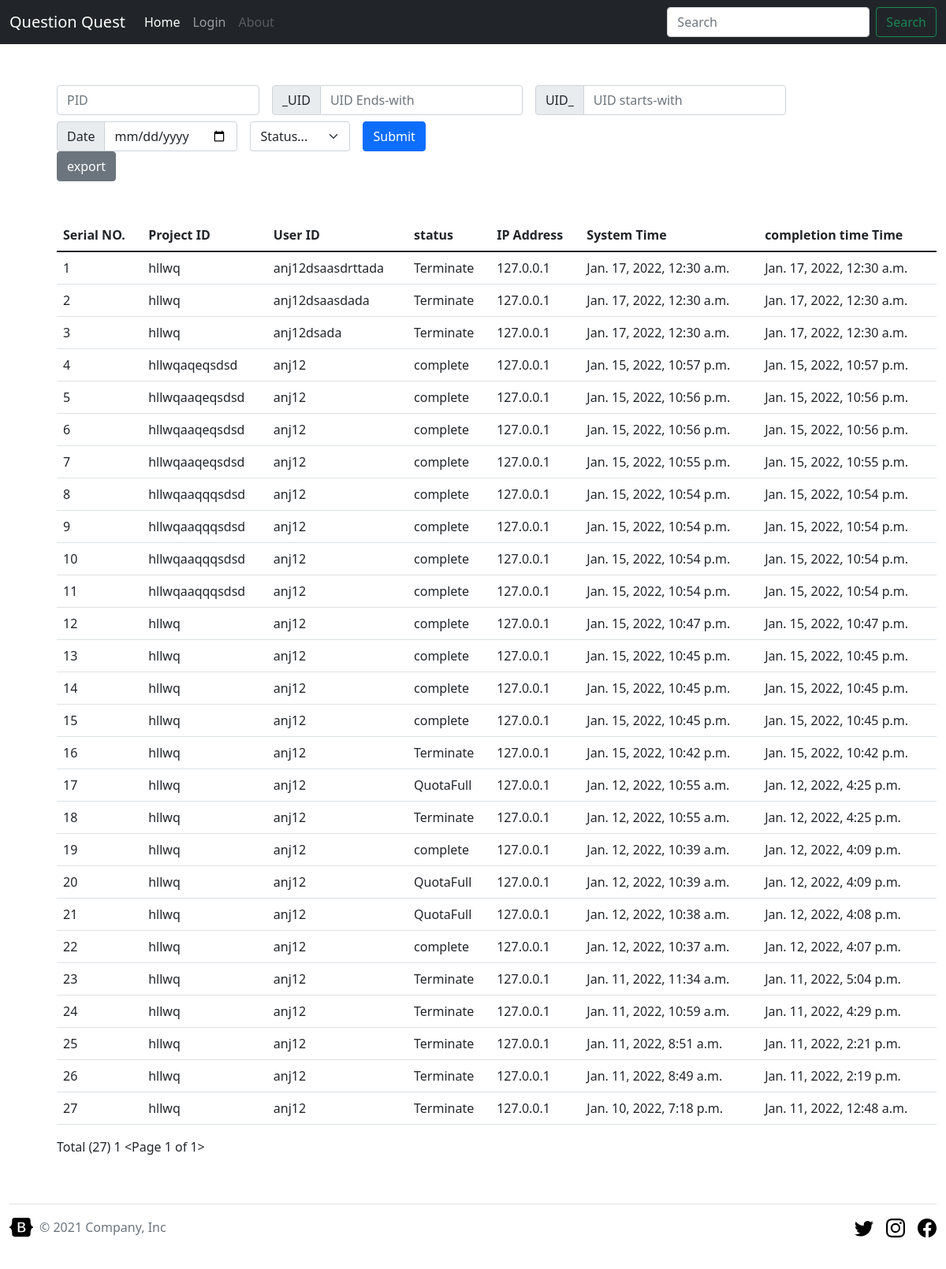
/accounts/profile/ (signed in), run on an earlier commit of the app's database.
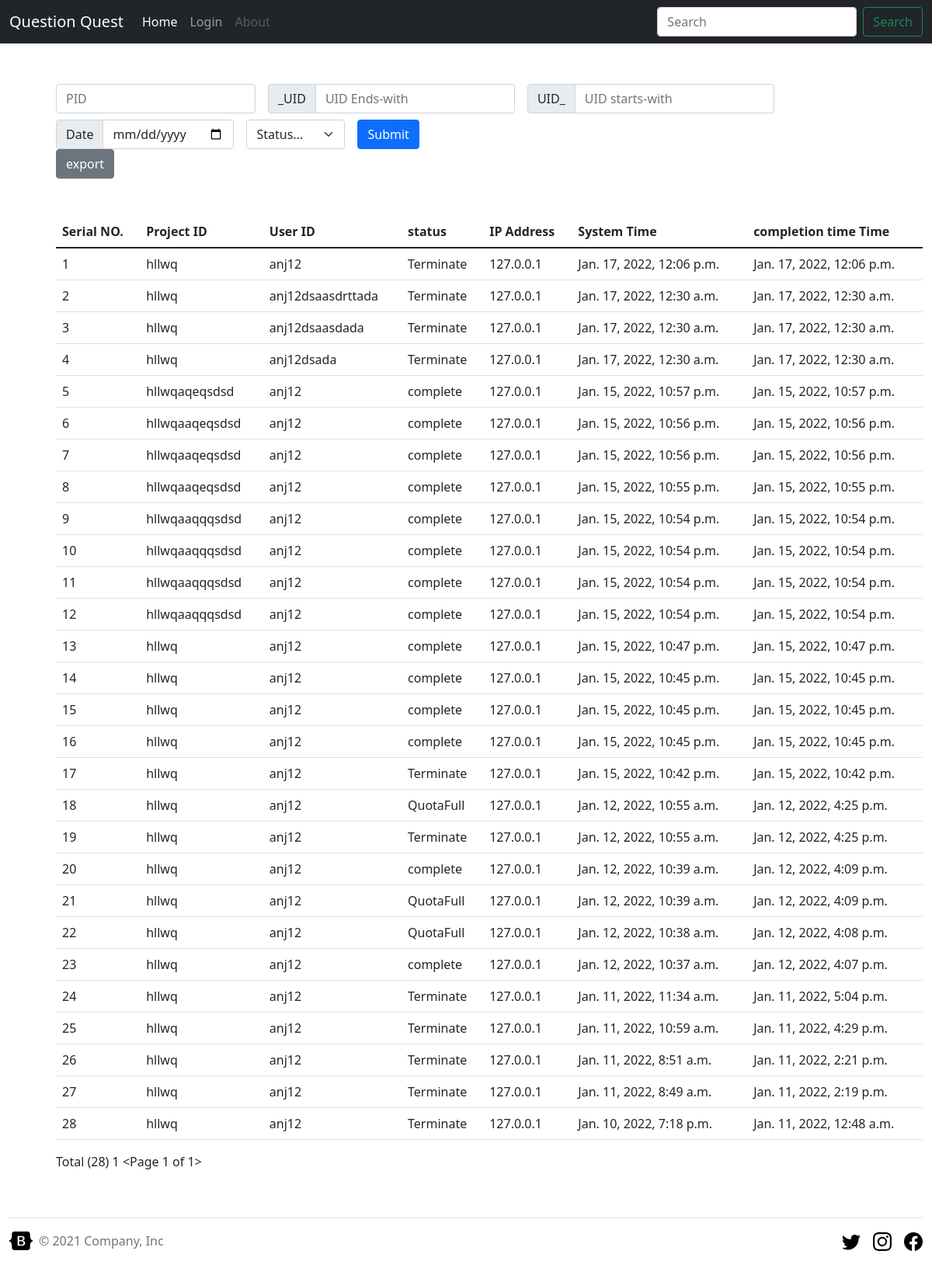
And on a later commit of the database.
### Dashboard/models.py (models this page shows, shortened)
class Linksinfo(models.Model):
    uid = models.CharField(max_length=40)
    pid = models.CharField(max_length=40)
    ip = models.CharField(max_length=20)
    status=models.CharField(max_length=10)
    systemTime = models.DateTimeField(auto_now=False,auto_now_add=True)
    completionTime= models.DateTimeField(auto_now=False)

### Dashboard/views.py (the view, shortened to what this page needs)
# urls.py: path('profile/',viewDashboard),
@login_required
def viewDashboard(request):
    qs = ViewLinksData.objects.all().distinct()
    paginator= Paginator(qs,100,orphans=1)
    page_num = request.GET.get('page')
    page_obj = paginator.get_page(page_num)
    return render(request,'dashboard/dashboard1.html',{'page_obj':page_obj})

### templates/dashboard/dashboard1.html (shortened to what this page needs)
{% extends '../base/base.html' %}
    {% block main %}
    <div class="container pt-5">
        <form class="row gy-2 gx-3 align-items-center" method="POST">
            <div class="col-auto">
              <input type="text" name="p_id" class="form-control" id="PID" placeholder="PID">
            </div>
            <div class="col-auto">
              <div class="input-group">
                <div class="input-group-text">_UID</div>
                <input type="text" name="u_ide" class="form-control" id="_UID" placeholder="UID Ends-with">
              </div>
            </div>
            <div class="col-auto">
              <div class="input-group">
                <div class="input-group-text">UID_</div>
                <input type="text" name="u_ids" class="form-control" id="UID_" placeholder="UID starts-with">
              </div>
            </div>
            <div class="col-auto">
              <div class="input-group">
                <div class="input-group-text">Date</div>
                <input type="date" name="date" class="form-control" id="autoSizingInputGroup" placeholder="Date">
              </div>
            </div>
            <div class="col-auto">
              <select class="form-select" id="autoSizingSelect" name="status">
                <option style="display: none;" selected value="" >Status...</option>
              </select>
            </div>
            <div class="col-auto">
              <button type="submit" class="btn btn-primary">Submit</button>
            </div>
          </form>
          <a href="{% url 'export-csv' %}" class="btn btn-secondary">export</a>
        <div class="table-responsive pt-5">
            <table class=" table  table-hover">
                <thead class="thead">
                  <tr>
                    <th scope="col">Serial NO.</th>
                    <th scope="col">Project ID</th>
                    <th scope="col">User ID</th>
                    <th scope="col">status</th>
                    <th scope="col">IP Address</th>
                    <th scope="col">System Time</th>
                    <th scope="col">completion time Time</th>
                  </tr>
                </thead>
                <tbody>
                    {% for i in page_obj %}
                  <tr>
                    <td>{{forloop.counter}}</td>
                    <td> {{i.pid}}</td>
                    <td> {{i.uid}}</td>
                    <td>{{i.status}}</td>
                    <td>{{i.ip}}</td>
                    <td>{{i.systemTime}}</td>
                    <td>{{i.completionTime}}</td>
                  </tr>
                  {% endfor %}
                </tbody>
              </table>
        </div>
        <span>Total ({{page_obj.paginator.count}})</span>
        <span class="text-alig-center">
            <span>{{page_obj.number}} {{page_obj}}</span>
        </span>
    </div>
{% endblock main %}

### templates/base/base.html (shortened to what this page needs)
{% load static %}
<!DOCTYPE html>
<html lang="en">
<head>
    <link rel="stylesheet" href="{% static 'css/bootstrap.min.css' %}">
</head>
<body>
    {% block nav %}
    <header>
        <nav class="navbar navbar-expand-md navbar-dark {% block fixed %} fixed-top {% endblock fixed %} bg-dark">
          <div class="container-fluid">
            <a class="navbar-brand" href="#">Question Quest</a>
            <div class="collapse navbar-collapse" id="navbarCollapse">
              <ul class="navbar-nav me-auto mb-2 mb-md-0">
                <li class="nav-item">
                  <a class="nav-link active" aria-current="page" href="{% url '/'%}">{% block l1 %} Home {% endblock %}</a>
                </li>
                <li class="nav-item">
                  <a class="nav-link" href="{% url 'login'%}">Login</a>
                </li>
                <li class="nav-item">
                  <a class="nav-link disabled" href="#" >About</a>
                </li>
              </ul>
              <form class="d-flex">
                <input class="form-control me-2" type="search" placeholder="Search" aria-label="Search">
                <button class="btn btn-outline-success" type="submit">Search</button>
              </form>
            </div>
          </div>
        </nav>
      </header>
      {% endblock nav %}
      {% block main %}{% endblock main %}
      {% block footer %}
      <div class="container-fluid">
        <footer class="d-flex flex-wrap justify-content-between align-items-center py-3 my-4 border-top">
          <div class="col-md-4 d-flex align-items-center">
            <a href="/" class="mb-3 me-2 mb-md-0 text-muted text-decoration-none lh-1">
              <svg class="bi" width="30" height="24"><use xlink:href="#bootstrap"/></svg>
            </a>
            <span class="text-muted">&copy; 2021 Company, Inc</span>
          </div>
          <ul class="nav col-md-4 justify-content-end list-unstyled d-flex">
            <li class="ms-3"><a class="text-muted" href="#"><svg class="bi" width="24" height="24"><use xlink:href="#twitter"/></svg></a></li>
            <li class="ms-3"><a class="text-muted" href="#"><svg class="bi" width="24" height="24"><use xlink:href="#instagram"/></svg></a></li>
            <li class="ms-3"><a class="text-muted" href="#"><svg class="bi" width="24" height="24"><use xlink:href="#facebook"/></svg></a></li>
          </ul>
        </footer>
      </div>
  {% endblock footer %}
</body>
</html>

### templates/base/base.html (style rules this page uses)
.container { margin: 5%; }

What changed in the data, as far as the page shows it:
added Linksinfo: pid "hllwq", uid "anj12", status "Terminate", ip "127.0.0.1", systemTime "Jan. 17, 2022, 12:06 p.m.", completionTime "Jan. 17, 2022, 12:06 p.m."
Also different on the page:
{{ page_obj.paginator.count }}: "27" → "28"
